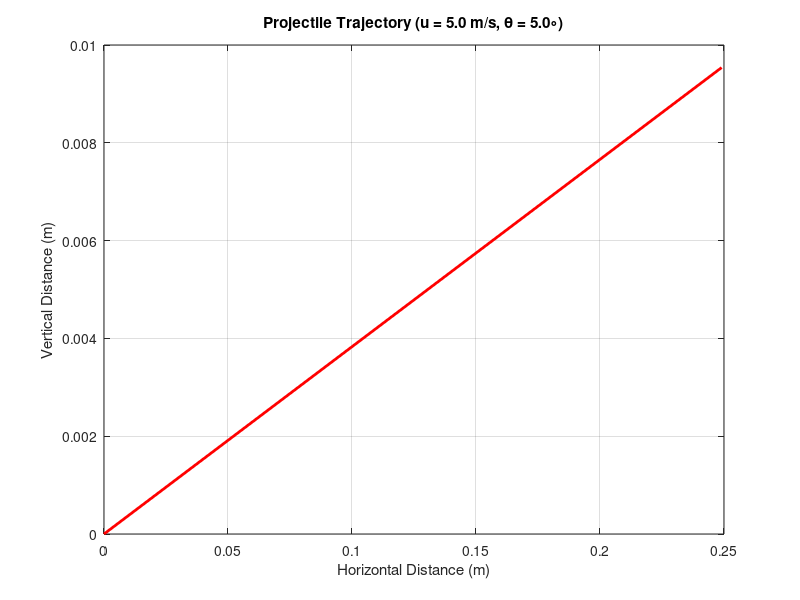
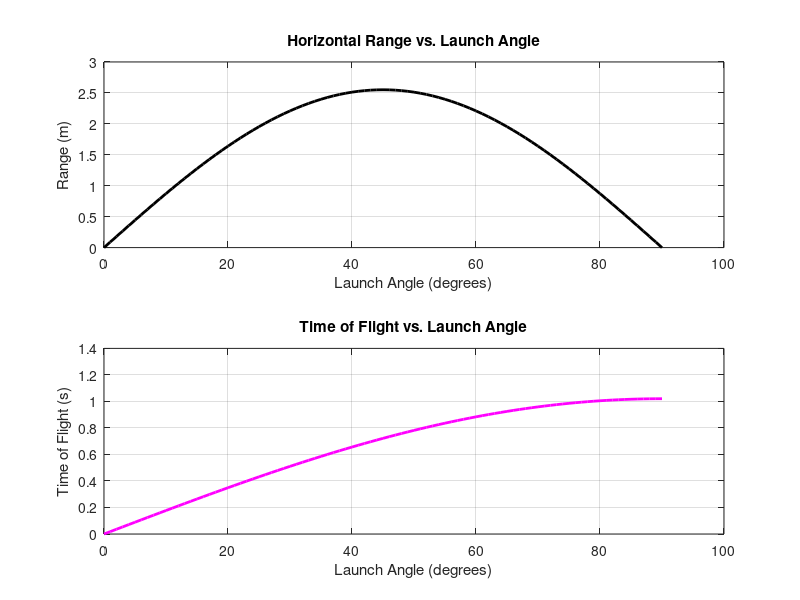

Recreate these plots in MATLAB, in order.
%% 8.4 Experiment 4: Projectile Motion and Optimization (Using a While Loop)
fprintf('--- 8.4 Experiment 4: Projectile Motion and Optimization ---\n');

% Task 2: Prompt user for initial velocity and launch angle
u = input('Enter initial velocity u (m/s, 10 to 100, e.g. 50): ');
theta_deg = input('Enter launch angle theta (degrees, 1 to 89, e.g. 45): ');
theta = theta_deg * (pi / 180); % Convert to radians
g = 9.8;

% Task 3 & 4: Simulate flight and output trajectory 
t_proj = 0;
dt_proj = 0.05;
x = 0;
y = 0;

x_traj = x;
y_traj = y;

fprintf('\nTrajectory Data:\n');
fprintf('Time (s) | X Position (m) | Y Position (m)\n');
fprintf('------------------------------------------\n');

% While loop until it hits the ground
while y >= 0
    % Print current step
    fprintf('%8.2f | %14.2f | %14.2f\n', t_proj, x, y);
    
    % Update time and positions based on kinematic equations
    t_proj = t_proj + dt_proj;
    x = u * cos(theta) * t_proj;
    y = u * sin(theta) * t_proj - 0.5 * g * t_proj^2;
    
    % Append to arrays for plotting if above ground
    if y >= 0
        x_traj(end+1) = x;
        y_traj(end+1) = y;
    end
end

figure('Name', 'Experiment 4: Projectile Trajectory');
plot(x_traj, y_traj, 'r-', 'LineWidth', 2);
title(sprintf('Projectile Trajectory (u = %.1f m/s, \\theta = %.1f\\circ)', u, theta_deg));
xlabel('Horizontal Distance (m)');
ylabel('Vertical Distance (m)');
grid on;

%% Optimization: Tasks 5, 6, 7
fprintf('\n--- Optimization Analysis (Tasks 5 & 6) ---\n');
angles_deg = 0:1:90;
ranges = zeros(size(angles_deg));
flight_times = zeros(size(angles_deg));

% Run simulation for various launch angles
for i = 1:length(angles_deg)
    ang_rad = angles_deg(i) * (pi / 180);
    
    % Analytical time of flight (when y = 0)
    t_end = (2 * u * sin(ang_rad)) / g;
    flight_times(i) = t_end;
    
    % Analytical max range
    ranges(i) = u * cos(ang_rad) * t_end;
end

% Task 5c: Identify max range
[max_R, idx_R] = max(ranges);
best_angle_R = angles_deg(idx_R);
fprintf('Max Range is %.2f m, achieved at a launch angle of %d degrees.\n', max_R, best_angle_R);

% Task 6b: Identify max flight time
[max_T, idx_T] = max(flight_times);
best_angle_T = angles_deg(idx_T);
fprintf('Max Flight Time is %.2f s, achieved at a launch angle of %d degrees.\n', max_T, best_angle_T);

% Task 7: Plot Range and Flight Time vs Launch Angle
figure('Name', 'Experiment 4: Range and Time vs Angle');
subplot(2, 1, 1);
plot(angles_deg, ranges, 'k-', 'LineWidth', 2);
title('Horizontal Range vs. Launch Angle');
xlabel('Launch Angle (degrees)');
ylabel('Range (m)');
grid on;

subplot(2, 1, 2);
plot(angles_deg, flight_times, 'm-', 'LineWidth', 2);
title('Time of Flight vs. Launch Angle');
xlabel('Launch Angle (degrees)');
ylabel('Time of Flight (s)');
grid on;

%% Task 8: Discussion of Trends (The Notes You Requested)
fprintf('\n--- Task 8: Discussion & Physics Explanation ---\n');
fprintf('1. Range Trend: The horizontal range increases as the launch angle goes from 0 to 45 degrees, peaks at exactly 45 degrees, and then decreases symmetrically back to zero as the angle approaches 90 degrees. \n');
fprintf('   Physics Reason: Range depends on both the horizontal velocity (which pushes it forward) and the vertical velocity (which keeps it in the air). The optimal balance between moving fast horizontally and staying in the air long enough occurs at 45 degrees, as derived from the formula R = (u^2 * sin(2*theta)) / g, where sin(90) = 1 is the maximum.\n\n');

fprintf('2. Time of Flight Trend: The time of flight increases continuously with the launch angle, reaching its absolute maximum at 90 degrees (shooting straight up).\n');
fprintf('   Physics Reason: Gravity only acts strictly in the vertical direction. Therefore, the time a projectile spends in the air depends entirely and only on its initial vertical velocity component (u * sin(theta)). Since sin(theta) is maximized at 90 degrees, shooting the projectile straight upwards keeps it fighting gravity for the longest possible duration.\n\n');
